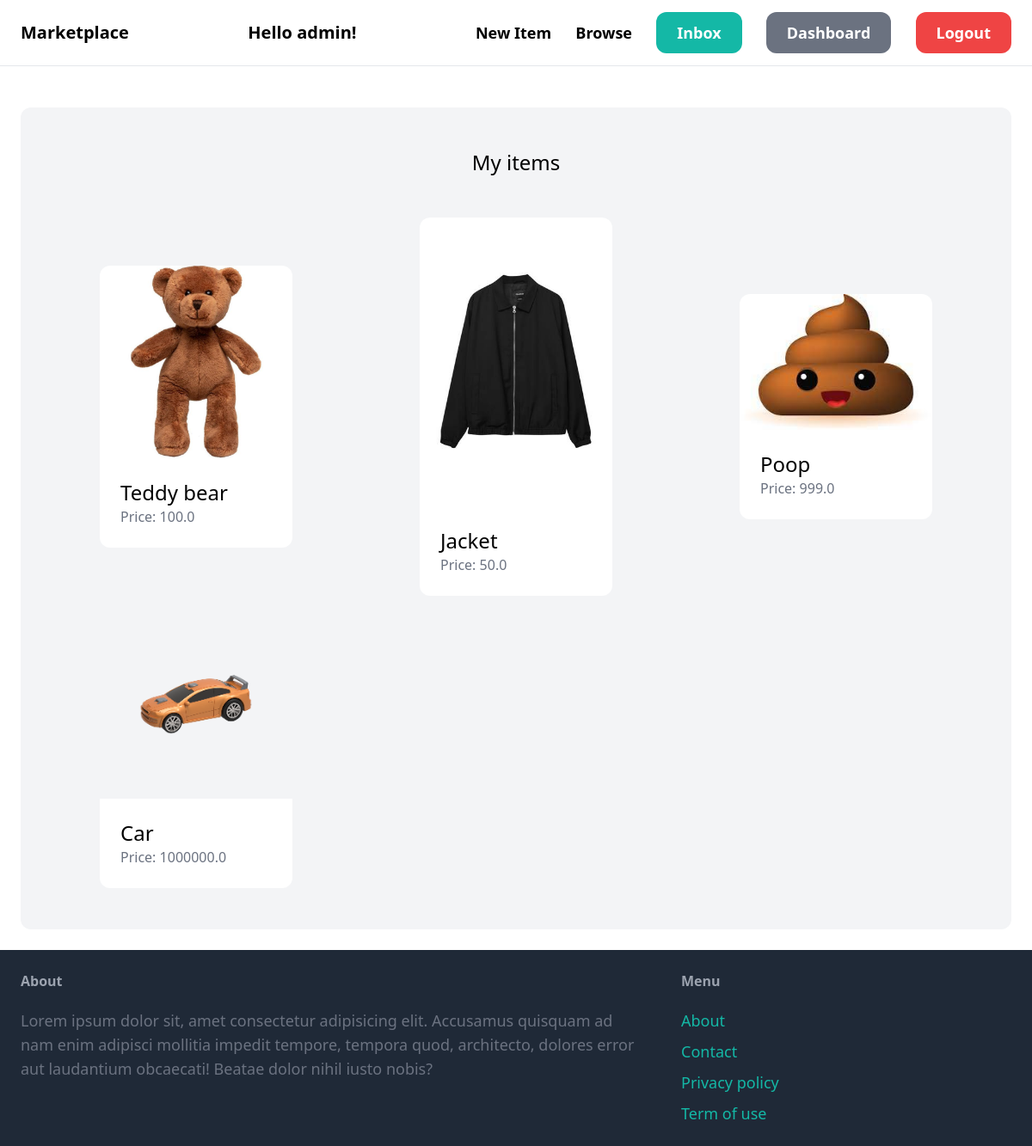
The page /dashboard/ (signed in) on the database its author committed.
### item/models.py (models this page shows, shortened)
class Item(models.Model):
    category = models.ForeignKey(Category, related_name='items', on_delete=models.CASCADE)
    name = models.CharField(max_length=255)
    description = models.TextField(blank=True, null=True)
    price = models.FloatField()
    is_sold = models.BooleanField(default=False)
    created_by = models.ForeignKey(User, related_name='items', on_delete=models.CASCADE)
    created_at = models.DateTimeField(auto_now_add=True)
    image = models.ImageField(upload_to='item_images', blank=True, null=True)

### dashboard/views.py (the view)
# urls.py: path('', views.index, name='index'),
@login_required
def index(request):
    items = Item.objects.filter(created_by = request.user)
    return render(request, 'dashboard/index.html', {
        'items': items,
    })

### dashboard/templates/dashboard/index.html (shortened to what this page needs)
{% extends 'core/base.html' %}
{% block content %}
<div class="mt-6 px-6 py-12 bg-gray-100 rounded-xl">
    <h2 class="mb-12 text-2xl text-center">My items</h2>
    <div class="grid grid-cols-3 gap-3 justify-evenly">
        {% for item in items %}
        <div class="m-auto">
            <a href="{% url 'item:detail' item.id %}">
                <div class="w-56">
                    <img src="{{ item.image.url }}" class="rounded-t-xl">
                </div>
                <div class="p-6 bg-white rounded-b-xl w-56">
                    <h2 class="text-2xl">{{ item.name }}</h2>
                    <p class="text-gray-500">Price: {{ item.price }}</p>
                </div>
            </a>
        </div>
        {%endfor%}
    </div>
</div>
{% endblock%}

### core/templates/core/base.html (shortened to what this page needs)
<!DOCTYPE html>
<html lang="en">
<head>
    <script src="https://cdn.tailwindcss.com"></script>
</head>
<body>
    <nav class="py-6 px-6 flex justify-between items-center border-b border-gray-200">
        <a href="/" class="text-xl font-semibold">Marketplace</a>
        <p class="text-xl font-bold">Hello {{user.username}}!</p>
        <div class="space-x-6">
            <a href="{% url 'item:new'%}" class="text-lg font-semibold hover:text-gray-500">New Item</a>
            <a href="{% url 'item:items' %}" class="text-lg font-semibold hover:text-gray-500">Browse</a>
            {% if request.user.is_authenticated %}
            <a href="{% url 'conversation:inbox' %}" class="px-6 py-3 text-lg font-semibold bg-teal-500 text-white rounded-xl hover:text-teal-700">Inbox</a>
            <a href="{% url 'dashboard:index' %}" class="px-6 py-3 text-lg font-semibold bg-gray-500 text-white rounded-xl hover:text-gray-700">Dashboard</a>
            <a href="{% url 'core:logout' %}" class="px-6 py-3 text-lg font-semibold bg-red-500 text-white rounded-xl hover:text-gray-700">Logout</a>
            {% else %}
            <a href="{% url 'core:signup' %}" class="px-6 py-3 text-lg font-semibold bg-teal-500 text-white rounded-xl hover:text-teal-700">Sign up</a>
            <a href="{% url 'core:login' %}" class="px-6 py-3 text-lg font-semibold bg-gray-500 text-white rounded-xl hover:text-gray-700">Login</a>
            {% endif %}
        </div>
    </nav>
    <div class="px-6 py-6">
        {% block content %}
        {% endblock %}
    </div>
    <footer class="py-6 px-6 flex justify-between bg-gray-800">
        <div class="w-2/3 pr-10">
            <h3 class="mb-5 font-semibold text-gray-400">About</h3>
            <p class="text-lg text-gray-500">Lorem ipsum dolor sit, amet consectetur adipisicing elit. Accusamus quisquam ad nam enim adipisci mollitia impedit tempore, tempora quod, architecto, dolores error aut laudantium obcaecati! Beatae dolor nihil iusto nobis?</p>
        </div>
        <div class="w-1/3">
            <h3 class="mb-5 font-semibold text-gray-400">Menu</h3>
            <ul class="space-y-2">
                <li><a href="#" class="text-lg text-teal-500 hover:text-teal-700">About</a></li>
                <li><a href="{% url 'core:contact' %}" class="text-lg text-teal-500 hover:text-teal-700">Contact</a></li>
                <li><a href="#" class="text-lg text-teal-500 hover:text-teal-700">Privacy policy</a></li>
                <li><a href="#" class="text-lg text-teal-500 hover:text-teal-700">Term of use</a></li>
            </ul>
        </div>
    </footer>
</body>
</html>

### rows shown on the page
Item: image (picture), name "Teddy bear", price "100.0"
Item: image (picture), name "Jacket", price "50.0"
Item: image (picture), name "Poop", price "999.0"
Item: image (picture), name "Car", price "1000000.0"

### other values the page prints
{{ user.username }} "admin"
